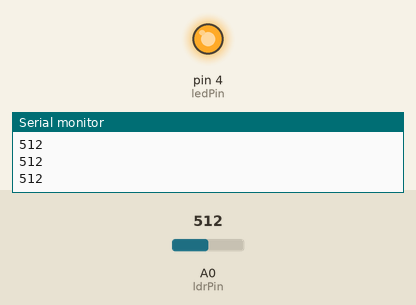
The sketch below on a simulated Arduino Uno, built with avr-gcc and run on an emulated ATmega328P. Shown: output pins drawn as LEDs (lit = HIGH), the last lines printed to the serial monitor. Inputs (shaded band) come from the test bench; at power-on: A0 (ldrPin) = 512.

Above: at 1.3 s.
1.4 s: A0 (ldrPin) set to 667
2.9 s: A0 (ldrPin) set to 686
At 3.7 s:
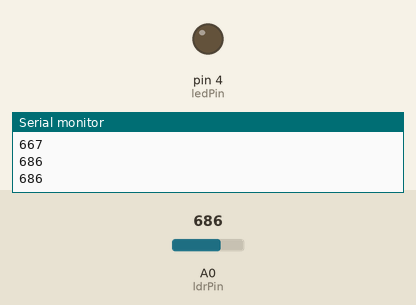
4.5 s: A0 (ldrPin) set to 665
At 4.8 s:
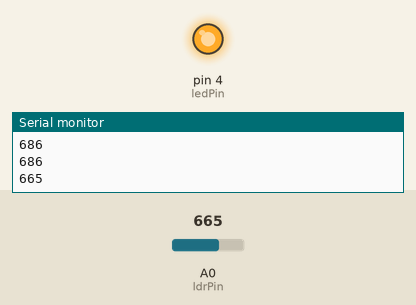
6.0 s: A0 (ldrPin) set to 685
At 7.2 s:
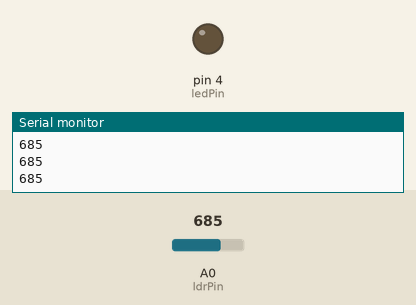
Timing chart, 0 to 8.5 s (numbered marks = the images above; inputs shaded):
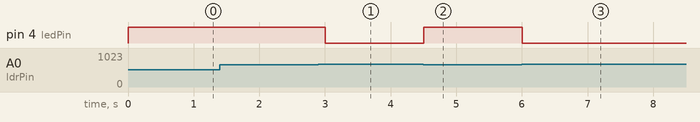

Measured:
- the behaviour switches between 674 and 675 on A0 (ldrPin) (found by bisection; images 0 and 1)
- after the input at 2.9 s, pin 4 (ledPin): HIGH → LOW after 0.10 s
- after the input at 4.5 s, pin 4 (ledPin): LOW → HIGH at once
- after the input at 6.0 s, pin 4 (ledPin): HIGH → LOW at once

The sketch:

ldr.ino
```cpp
/*
https://somtips.com
https://youtube.com/somtips
*/
const int ledPin = 4;
const int ldrPin = A0;
void setup() {

Serial.begin(9600);

pinMode(ledPin, OUTPUT);

pinMode(ldrPin, INPUT);
}
void loop() {
int ldrStatus = analogRead(ldrPin);
if (ldrStatus < 675) {
  digitalWrite(ledPin, HIGH);
  }
else {
  digitalWrite(ledPin, LOW);
  }
//checking value
Serial.println(ldrStatus);
delay(500);
}
```
